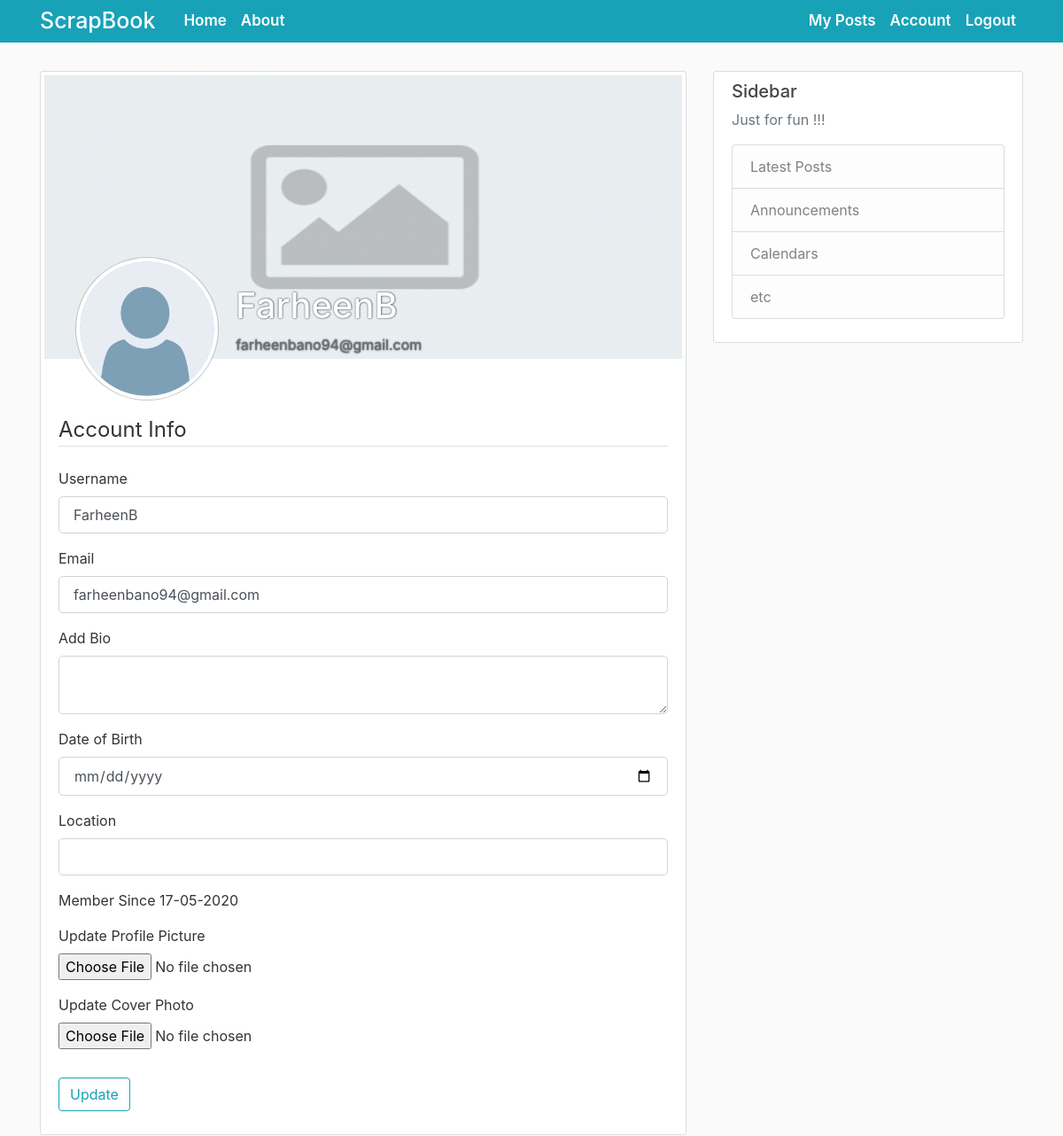
Page /account (signed in) on the committed database.
### flaskblog/models.py (models this page shows, shortened)
class User(db.Model, UserMixin):
    id = db.Column(db.Integer, primary_key=True)
    username = db.Column(db.String(20), unique=True, nullable=False)
    email = db.Column(db.String(120), unique=True, nullable=False)
    image_file = db.Column(db.String(20), nullable=False, default='default.jpg')
    cover_photo = db.Column(db.String(20), nullable=False, default='default.jpg')
    password = db.Column(db.String(60), nullable=False)
    bio = db.Column(db.Text(), nullable=True)
    dob = db.Column(db.DateTime(), nullable=True)
    location = db.Column(db.String(64),nullable=True)
    member_since = db.Column(db.DateTime(), default=datetime.now(),nullable=False)
    posts = db.relationship('Post', backref='author', lazy=True)
    comments = db.relationship('PostMetadata', backref='author_comment', lazy=True)

### flaskblog/users/routes.py (the view)
@users.route("/account", methods=['GET', 'POST'])
@login_required
def account():
    form = UpdateAccountForm()
    if form.validate_on_submit():
        if form.picture.data:
            picture_file = save_picture(form.picture.data)
            current_user.image_file = picture_file
        if form.cover.data:
            cover_file = save_cover(form.cover.data)
            current_user.cover_photo = cover_file
        current_user.username = form.username.data
        current_user.email = form.email.data
        current_user.bio = form.bio.data
        current_user.dob = form.dob.data
        current_user.location = form.location.data
        db.session.commit()
        flash('Your account has been updated!', 'success')
        return redirect(url_for('users.account'))
    elif request.method == 'GET':
        form.username.data = current_user.username
        form.email.data = current_user.email
        form.bio.data=current_user.bio
        form.dob.data = current_user.dob
        form.location.data=current_user.location
    image_file = url_for('static', filename='profile_pics/' + current_user.image_file)
    cover_photo = url_for('static', filename='cover_photo/' + current_user.cover_photo)
    return render_template('account.html', title='Account',
                           image_file=image_file,cover_photo=cover_photo, form=form, member_since=current_user.member_since)

### flaskblog/users/forms.py (shortened to what this page needs)
class UpdateAccountForm(FlaskForm):
    username = StringField('Username',
                           validators=[DataRequired(), Length(min=2, max=20)])
    email = StringField('Email',
                        validators=[DataRequired(), Email()])
    picture = FileField('Update Profile Picture', validators=[FileAllowed(['jpg', 'png', 'jpeg'])])
    cover = FileField('Update Cover Photo', validators=[FileAllowed(['jpg', 'png', 'jpeg'])])
    dob = DateField('Date of Birth', format='%d-%m-%Y',validators=[Optional(strip_whitespace=True)])
    bio = TextAreaField('Add Bio',validators=[Optional(strip_whitespace=True)])
    location=StringField('Location',validators=[Optional(strip_whitespace=True)])
    submit = SubmitField('Update')

### flaskblog/models.py (called while the page is built)
@login_manager.user_loader
def load_user(user_id):
    return User.query.get(int(user_id))

### flaskblog/templates/account.html (shortened to what this page needs)
{% extends "layout.html" %}
{% block content %}
    <div class="content-section">
        <form method="POST" action="" enctype="multipart/form-data">
        <div class="cover">
            <div class="media cover-border">
                <img class="cover-photo-img" src="{{ cover_photo }}">
            </div>
        </div>
    <div class="cover-dp-position">
      <div class="media">
            <img class="rounded-circle account-img" src="{{ image_file }}">
        <div class="media-body profile-heading">
          <h2 class="account-heading">{{ current_user.username }}</h2>
          <p class="text-secondary">{{ current_user.email }}</p>
        </div>
      </div>
            <fieldset class="form-group">
                <legend class="border-bottom mb-4">Account Info</legend>
                <div class="form-group">
                    {{ form.username.label(class="form-control-label") }}
                    {% if form.username.errors %}
                        {{ form.username(class="form-control form-control-lg is-invalid") }}
                        <div class="invalid-feedback">
                            {% for error in form.username.errors %}
                                <span>{{ error }}</span>
                            {% endfor %}
                        </div>
                    {% else %}
                        {{ form.username(class="form-control form-control-lg") }}
                    {% endif %}
                </div>
                <div class="form-group">
                    {{ form.email.label(class="form-control-label") }}
                    {% if form.email.errors %}
                        {{ form.email(class="form-control form-control-lg is-invalid") }}
                        <div class="invalid-feedback">
                            {% for error in form.email.errors %}
                                <span>{{ error }}</span>
                            {% endfor %}
                        </div>
                    {% else %}
                        {{ form.email(class="form-control form-control-lg") }}
                    {% endif %}
                </div>
                <div class="form-group">
                    {{ form.bio.label(class="form-control-label") }}
                    {% if form.bio.errors %}
                    {{ form.bio(class="form-control form-control-lg is-invalid") }}
                    <div class="invalid-feedback">
                        {% for error in form.bio.errors %}
                        <span>{{ error }}</span>
                        {% endfor %}
                    </div>
                    {% else %}
                    {{ form.bio(class="form-control form-control-lg") }}
                    {% endif %}
                </div>
                   <div class="form-group">
                       {{ form.dob.label(class="form-control-label") }}
                       {% if form.dob.errors %}
                       {{ form.dob(class="form-control form-control-lg is-invalid") }}
                       <div class="invalid-feedback">
                           {% for error in form.dob.errors %}
                           <span>{{ error }}</span>
                           {% endfor %}
                       </div>
                       {% else %}
                       {{ form.dob(class="form-control form-control-lg") }}
                       {% endif %}
                   </div>
                   <div class="form-group">
                       {{ form.location.label(class="form-control-label") }}
                       {% if form.location.errors %}
                       {{ form.location(class="form-control form-control-lg is-invalid") }}
                       <div class="invalid-feedback">
                           {% for error in form.location.errors %}
                           <span>{{ error }}</span>
                           {% endfor %}
                       </div>
                       {% else %}
                       {{ form.location(class="form-control form-control-lg") }}
                       {% endif %}
                   </div>
                   <div class="form-group member-since">
                       Member Since {{ member_since.strftime('%d-%m-%Y')}}
                   </div>
                <div class="form-group">
                    {{ form.picture.label() }}
                    {{ form.picture(class="form-control-file") }}
                </div>
                    <div class="form-group">
                        {{ form.cover.label() }}
                        {{ form.cover(class="form-control-file") }}
                    </div>
            </fieldset>
            <div class="form-group">
                {{ form.submit(class="btn btn-outline-info") }}
            </div>
    </div>
    </form>
    </div>
{% endblock content %}

### flaskblog/static/main.css (style rules this page uses)
body { background: #fafafa; color: #333333; margin-top: 5rem; }
h1, h2, h3, h4, h5, h6 { color: #444444; }
input, textarea { font-size: 1rem; }
.content-section { background: #ffffff; padding: 10px 20px; border: 1px solid #dddddd; border-radius: 3px; margin-bottom: 20px; }
.account-img { height: 160px; width: 160px; margin-right: 20px; margin-left: 20px; margin-bottom: 16px; border: 4px solid white; background: white; box-shadow: 0px 0px 0px 1px #aaaa; }
.account-heading { font-size: 2.5rem; color:white!important }
.cover-border { position: relative; margin-left: 20px; margin-right: 20px; margin-top: -6px; height: 320px; }
.cover { left: 0; right: 0; position: absolute; height:inherit }
.cover-dp-position { padding-top: 200px; position: relative; }
.cover-photo-img { position:absolute; width:100%; height: inherit; }
.profile-heading { padding-top:30px; color: white !important; text-shadow: 0.2px 0.2px 2px black; }
input, textarea { font-size: 1rem!important; }

### rows in the picture
User: username "FarheenB", email "farheenbano94@gmail.com", strftime "17-05-2020"
